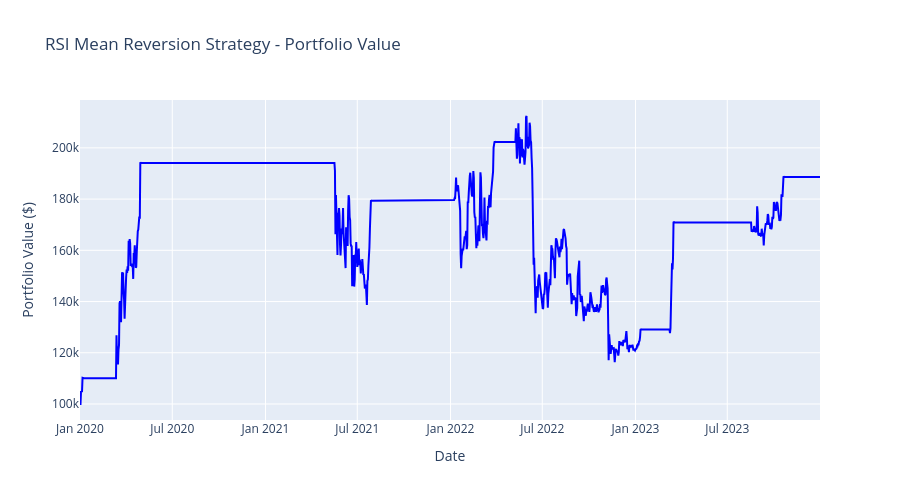

Notebook code cell kept with this figure:
### Markdown cell above
## 7. Performance Visualization

### Code cell
# Plot portfolio value over time
ec = results["equity"]

fig = go.Figure()
fig.add_trace(
    go.Scatter(
        x=ec.timestamps,
        y=ec.values,
        name="Portfolio Value",
        line=dict(color="blue", width=2),
    )
)

fig.update_layout(
    title="RSI Mean Reversion Strategy - Portfolio Value",
    xaxis_title="Date",
    yaxis_title="Portfolio Value ($)",
    height=500,
)
fig.show()

### Figure 1 — Plotly figure (JSON) as saved in the notebook; plotly's stock layout.template omitted (floating-point values rounded to 4 significant figures; data arrays with more than 128 entries replaced by an {"elided": "..."} marker saying what was removed)
{"data": [{"line": {"color": "blue", "width": 2}, "name": "Portfolio Value", "type": "scatter", "x": {"elided": "1461 str values"}, "y": {"elided": "1461 float values"}}], "layout": {"height": 500, "title": {"text": "RSI Mean Reversion Strategy - Portfolio Value"}, "xaxis": {"title": {"text": "Date"}}, "yaxis": {"title": {"text": "Portfolio Value ($)"}}}}
